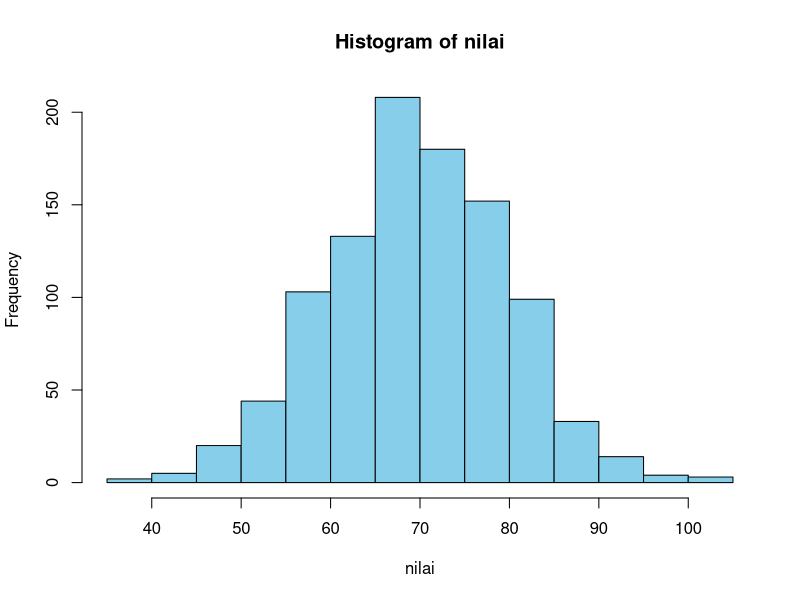

This chart was generated by the following R code:
# Probability - Peluang suatu kejadian terjadi
# nilainya selalu berada di antara 1 dan 0 yang berarti 0 -> tidak mungkin dan 1 -> pasti terjadi

# Seandainya kita punya kelas dengan 30 siswa 
# biasanya 27 siswa selalu hadir dan 3 sisanya terkadang absen
# maka kita punya dua peluang yakni peluang besar (siswa hadir) 27/30 = 0.9 dan peluang kecil (siswa absen) 3/30 = 0.1

# Jenis distribusi dasar
# 1. normal distribution
# Bentuknya kurva lonceng (bell curve)
# nilai tengah adalah angka yang paling sering muncul (dalam hal ini mean)
# data simetris
# contohnya sepert data bb dan tb pasien, data nilai ujian siswa
# 2. binomial distribution
# distribusi ini cocok untuk data yang kejadiannya memiliki 2 hasil -> sukses atau gagal
# misal seperti hadir vs absen, lulus vs tidak lulus, muncul angka vs gambar (lempar koin)

# conditional probability
# kalau probabilitas biasa hanya memiliki peluang kejadian tunggal
# maka conditionla probability ini memili peluan b apabila a terjadi

set.seed(42)
nilai <- rnorm(1000, mean=70, sd=10)
hist(nilai, breaks=20, col='skyblue')

hadir <- rbinom(1000, size=5, prob=0.9)
print(table(hadir))

p_hadir <- 0.9
p_ujian_jika_hadir <- 0.95
p_ujian_dan_hadir <- p_hadir * p_ujian_jika_hadir
print(p_ujian_dan_hadir)